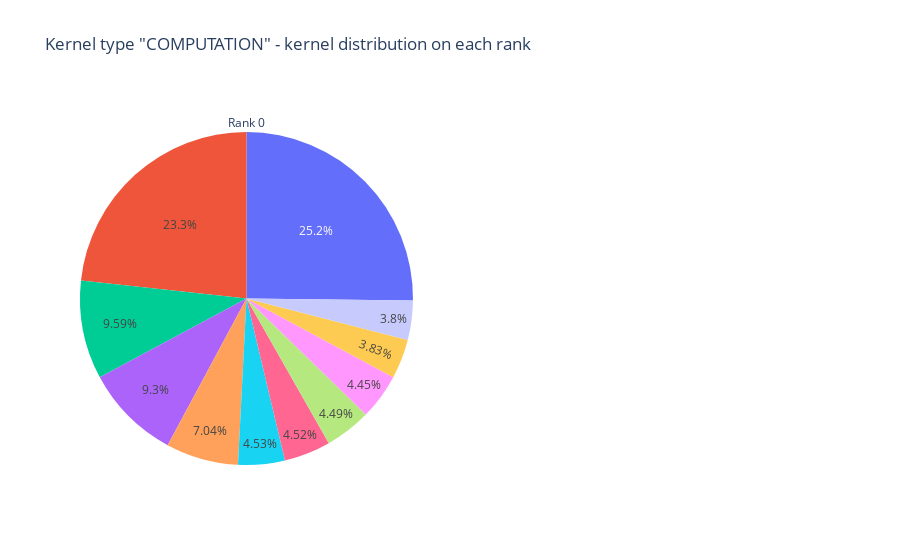
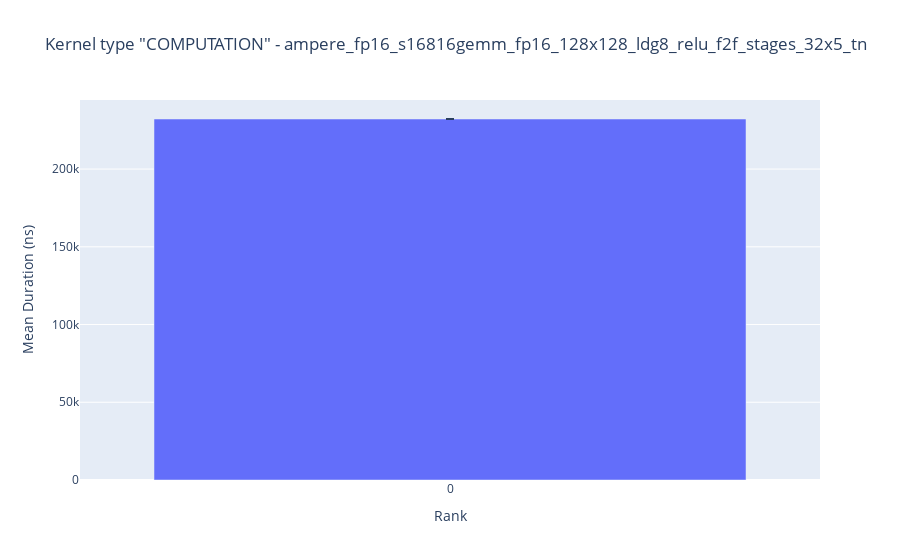
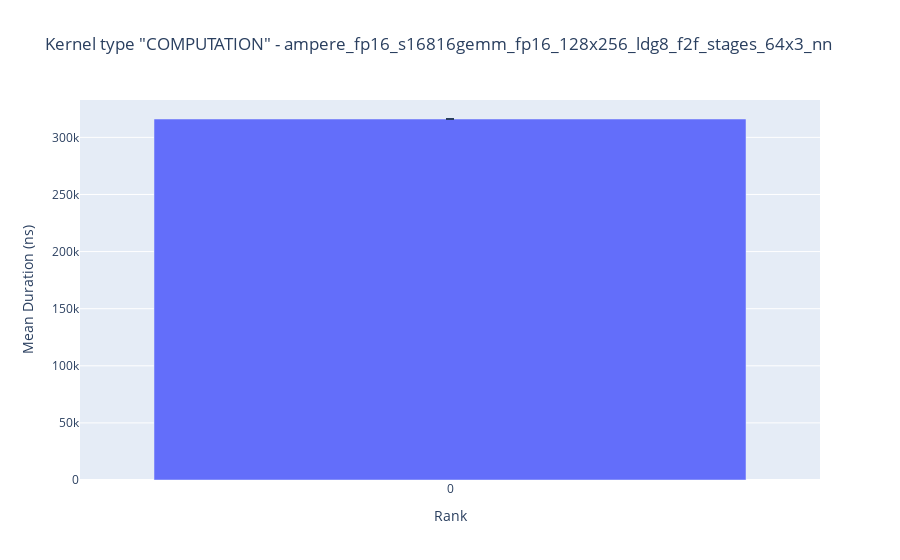
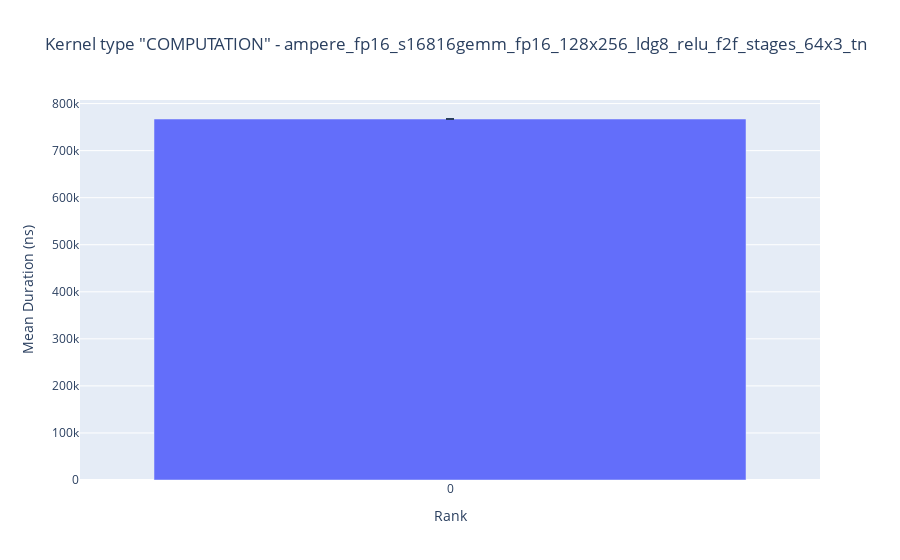

The cell these charts' notebook holds for them, in order:
### Code cell
analyzer_test = TraceAnalysis(trace_dir = TRACE_DIR_TEST)
kernel_type_metrics_df_test, kernel_metrics_df_test = analyzer_test.get_gpu_kernel_breakdown( 
                                             num_kernels=10, 
                                             include_memory_kernels=include_memory_kernels, 
                                             image_renderer="jupyterlab")
comms_df_test = create_comms_df(kernel_metrics_df_test, TEST_TAG)
consoli_comms_df = merge_comms_df(comms_df_ctrl, comms_df_test)
consoli_comms_df

### Figure 1 — Plotly figure (JSON) as saved in the notebook; plotly's stock layout.template omitted (floating-point values rounded to 4 significant figures)
{"data": [{"domain": {"x": [0, 0.45], "y": [0, 1]}, "labels": ["ampere_fp16_s16816gemm_fp16_128x128_ldg8_relu_f2f_stages_32x5_tn", "ampere_fp16_s16816gemm_fp16_128x256_ldg8_f2f_stages_64x3_nn", "ampere_fp16_s16816gemm_fp16_128x256_ldg8_relu_f2f_stages_64x3_tn", "ampere_fp16_s16816gemm_fp16_256x128_ldg8_f2f_stages_64x3_nt", "others", "void at::native::(anonymous namespace)::layer_norm_grad_input_kernel<float, float>(float const*, float const*, float const*, float const*, float const*, float*, int)", "void at::native::(anonymous namespace)::vectorized_layer_norm_kernel<float, float>(int, float, float const*, float const*, float const*, float*, float*, float*)", "void at::native::unrolled_elementwise_kernel<at::native::direct_copy_kernel_cuda(at::TensorIteratorBase&)::{lambda()#2}::operator()() const::{lambda()#20}::operator()() const::{lambda(c10::Half)#1}, at::detail::Array<char*, 2>, TrivialOffsetCalculator<1, unsigned int>, char*, at::native::memory::LoadWithCast<1>, at::detail::Array<char*, 2>::StoreWithCast<1> >(int, at::native::direct_copy_kernel_cuda(at::TensorIteratorBase&)::{lambda()#2}::operator()() const::{lambda()#20}::operator()() const::{lambda(c10::Half)#1}, at::detail::Array<char*, 2>, TrivialOffsetCalculator<1, unsigned int>, char*, at::native::memory::LoadWithCast<1>, at::detail::Array<char*, 2>::StoreWithCast<1>)", "void cutlass::Kernel<cutlass_75_wmma_tensorop_f16_s161616gemm_f16_16x16_64x2_nn_align1>(cutlass_75_wmma_tensorop_f16_s161616gemm_f16_16x16_64x2_nn_align1::Params)", "void cutlass::Kernel<cutlass_75_wmma_tensorop_f16_s161616gemm_f16_16x16_64x2_nt_align1>(cutlass_75_wmma_tensorop_f16_s161616gemm_f16_16x16_64x2_nt_align1::Params)", "void cutlass::Kernel<cutlass_80_tensorop_f16_s16816gemm_relu_f16_256x128_32x6_nn_align8>(cutlass_80_tensorop_f16_s16816gemm_relu_f16_256x128_32x6_nn_align8::Params)"], "title": {"text": "Rank 0"}, "type": "pie", "values": [232195, 316089, 767212, 306536, 831087, 126164, 147940, 149041, 146752, 125438, 149237]}], "layout": {"autosize": true, "showlegend": false, "title": {"text": "Kernel type \"COMPUTATION\" - kernel distribution on each rank"}}}

### Figure 2 — Plotly figure (JSON) as saved in the notebook; plotly's stock layout.template omitted (floating-point values rounded to 4 significant figures)
{"data": [{"alignmentgroup": "True", "error_y": {"array": [0], "arrayminus": [0]}, "hovertemplate": "Rank=%{x}<br>Mean Duration (ns)=%{y}<extra></extra>", "legendgroup": "", "marker": {"color": "#636efa", "pattern": {"shape": ""}}, "name": "", "offsetgroup": "", "orientation": "v", "showlegend": false, "textposition": "auto", "type": "bar", "x": [0], "xaxis": "x", "y": [232195], "yaxis": "y"}], "layout": {"autosize": true, "barmode": "relative", "legend": {"tracegroupgap": 0}, "title": {"text": "Kernel type \"COMPUTATION\" - ampere_fp16_s16816gemm_fp16_128x128_ldg8_relu_f2f_stages_32x5_tn"}, "xaxis": {"anchor": "y", "autorange": true, "domain": [0, 1], "dtick": 1, "range": [-0.5, 0.5], "tick0": 0, "tickmode": "linear", "title": {"text": "Rank"}, "type": "linear"}, "yaxis": {"anchor": "x", "autorange": true, "domain": [0, 1], "range": [0, 244400.0], "title": {"text": "Mean Duration (ns)"}, "type": "linear"}}}

### Figure 3 — Plotly figure (JSON) as saved in the notebook; plotly's stock layout.template omitted (floating-point values rounded to 4 significant figures)
{"data": [{"alignmentgroup": "True", "error_y": {"array": [0], "arrayminus": [0]}, "hovertemplate": "Rank=%{x}<br>Mean Duration (ns)=%{y}<extra></extra>", "legendgroup": "", "marker": {"color": "#636efa", "pattern": {"shape": ""}}, "name": "", "offsetgroup": "", "orientation": "v", "showlegend": false, "textposition": "auto", "type": "bar", "x": [0], "xaxis": "x", "y": [316089], "yaxis": "y"}], "layout": {"autosize": true, "barmode": "relative", "legend": {"tracegroupgap": 0}, "title": {"text": "Kernel type \"COMPUTATION\" - ampere_fp16_s16816gemm_fp16_128x256_ldg8_f2f_stages_64x3_nn"}, "xaxis": {"anchor": "y", "autorange": true, "domain": [0, 1], "dtick": 1, "range": [-0.5, 0.5], "tick0": 0, "tickmode": "linear", "title": {"text": "Rank"}, "type": "linear"}, "yaxis": {"anchor": "x", "autorange": true, "domain": [0, 1], "range": [0, 332700.0], "title": {"text": "Mean Duration (ns)"}, "type": "linear"}}}

### Figure 4 — Plotly figure (JSON) as saved in the notebook; plotly's stock layout.template omitted (floating-point values rounded to 4 significant figures)
{"data": [{"alignmentgroup": "True", "error_y": {"array": [0], "arrayminus": [0]}, "hovertemplate": "Rank=%{x}<br>Mean Duration (ns)=%{y}<extra></extra>", "legendgroup": "", "marker": {"color": "#636efa", "pattern": {"shape": ""}}, "name": "", "offsetgroup": "", "orientation": "v", "showlegend": false, "textposition": "auto", "type": "bar", "x": [0], "xaxis": "x", "y": [767212], "yaxis": "y"}], "layout": {"autosize": true, "barmode": "relative", "legend": {"tracegroupgap": 0}, "title": {"text": "Kernel type \"COMPUTATION\" - ampere_fp16_s16816gemm_fp16_128x256_ldg8_relu_f2f_stages_64x3_tn"}, "xaxis": {"anchor": "y", "autorange": true, "domain": [0, 1], "dtick": 1, "range": [-0.5, 0.5], "tick0": 0, "tickmode": "linear", "title": {"text": "Rank"}, "type": "linear"}, "yaxis": {"anchor": "x", "autorange": true, "domain": [0, 1], "range": [0, 807600.0], "title": {"text": "Mean Duration (ns)"}, "type": "linear"}}}
